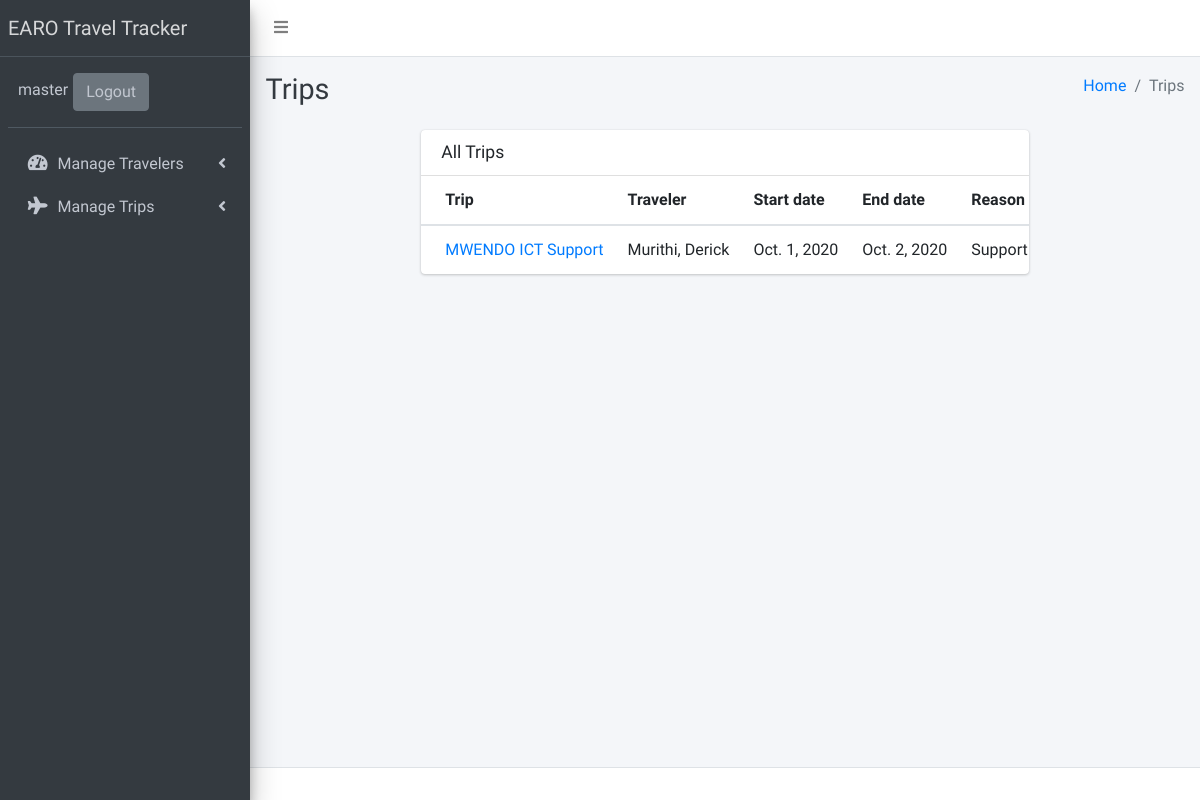
/trip/list-trips/ongoing (signed in), run on the app's committed database.
### trip/models.py (models this page shows, shortened)
class Trips(models.Model):
    TRAVEL_CATEGORIES = (
        ('Business', 'Business'),
        ('Home Leave', 'Home Leave'),
        ('R & R', 'R & R'),
        ('Personal', 'Personal'),
        ('Medical', 'Medical'),
        ('Compassionate', 'Compassionate'),
    )
    TRAVEL_TYPES = (
        ('Domestic', 'Domestic'),
        ('IntraContinental', 'IntraContinental'),
        ('International', 'International'),
    )
    TRAVEL_MODES = (
        ('Air', 'Air'),
        ('Land', 'Land'),
        ('Water', 'Water'),
    )
    trip_name = models.CharField(max_length=200, blank=False, null=False, db_index=True,
                                help_text="""In less than 200 characters give your trip a descriptive
                                title""")
    traveler = models.ForeignKey(TravelerDetails, on_delete=models.CASCADE, null=False, blank=False)
    type_of_travel = models.CharField(max_length=15, null=False, blank=False, choices=TRAVEL_TYPES)
    category_of_travel = models.CharField(max_length=15, null=False, blank=False,
                                            choices=TRAVEL_CATEGORIES)
    mode_of_travel = models.CharField(max_length=10, null=False, blank=False, choices=TRAVEL_MODES)
    reason_for_travel = models.CharField(max_length=1000, null=False, blank=False, help_text=
                                "Use less than 1000 characters to describe the reasons for travel")
    start_date = models.DateField(null=False, blank=False)
    end_date = models.DateField(null=False, blank=False)
    is_mission_critical = models.BooleanField(null=False, blank=False)
    is_travel_completed = models.BooleanField(null=False, blank=False, default=False)
    created_on = models.DateTimeField(auto_now=True, null=False)

### traveler/models.py (models this page shows, shortened)
class TravelerDetails(models.Model):
    TRAVEL_CATEGORIES = (
        ('Employee', 'Employee'),
        ('Dependant', 'Consultant'),
        ('Consultant', 'Consultant'),
        ('Partners', 'Partners'),
    )
    first_name = models.CharField(max_length=20, null=False, blank=False, db_index=True)
    last_name = models.CharField(max_length=20, null=False, blank=False)
    date_of_birth = models.DateField(null=False, blank=False)
    department = models.ForeignKey(DepartmentsModel, on_delete=models.PROTECT, null=False,
                                    blank=False)
    type_of_traveler = models.CharField(max_length=20, null=False, blank=False,
                                        choices=TRAVEL_CATEGORIES)
    nationality = models.CharField(max_length=30, null=False, blank=False)
    is_dependant_of = models.ForeignKey('self', on_delete=models.SET_NULL, blank=True,
                                        null=True, db_index=True, related_name="Guardian")
    country_of_duty = models.CharField(max_length=40, null=False, blank=False,
                                        verbose_name="Country of duty / residence")
    contact_telephone = models.CharField(max_length=20, null=False, blank=False)
    contact_email = models.CharField(max_length=70, null=False, blank=True)
    user_account = models.OneToOneField(settings.AUTH_USER_MODEL, on_delete= models.CASCADE,
                            blank=True, null=True)
    is_managed_by = models.ForeignKey('self', on_delete=models.SET_NULL, blank=True, null=True,
                                    db_index=True, verbose_name="Line Manager",related_name='Line_Manager')
    def __str__(self):
        return ", ".join([self.last_name, self.first_name])

### trip/views.py (the view)
# urls.py: path('list-trips/ongoing', TripListView.as_view(), name='u_list_ongoing_trips'),
class TripListView(LoginRequiredMixin, ListView):
    model = Trips
    context_object_name = 'trips'
    template_name = 'trip/list_trips.html'
    extra_context = {
        'page_title': 'Trips'
    }

### templates/trip/list_trips.html
{% extends "base.html" %}
{% block content %}
<div class="col-8">
    <div class="card">
      <div class="card-header">
        <h3 class="card-title">All Trips</h3>
      </div>
      <div class="card-body table-responsive p-0">
        <table class="table table-hover text-nowrap">
          <thead>
            <tr>
              <th>Trip</th>
              <th>Traveler</th>
              <th>Start date</th>
              <th>End date</th>
              <th>Reason for travel</th>
            </tr>
          </thead>
          <tbody>
            {% for trip in trips %}
            <tr>
                <td><a href="{% url 'u_trip_details' trip_id=trip.id %}">{{trip.trip_name}}</a></td>
                <td>{{trip.traveler}}</td>
                <td>{{trip.start_date}}</td>
                <td>{{trip.end_date}}</td>
                <td>{{trip.reason_for_travel}}</td>
            </tr>
            {% endfor %}
          </tbody>
        </table>
      </div>
    </div>
  </div>
  {% endblock content %}

### templates/base.html (shortened to what this page needs)
{% extends 'foundation.html' %}
{% block body %}
<body class="hold-transition sidebar-mini">
<div class="wrapper">
  <nav class="main-header navbar navbar-expand navbar-white navbar-light navbar-fixed">
    <ul class="navbar-nav">
      <li class="nav-item">
        <a class="nav-link" data-widget="pushmenu" href="#" role="button"><i class="fas fa-bars"></i></a>
      </li>
    </ul>
  </nav>
  <aside class="main-sidebar sidebar-dark-primary elevation-4">
    <a href="#" class="brand-link">
      <span class="brand-text font-weight-light">EARO Travel Tracker</span>
    </a>
    <div class="sidebar">
      <div class="user-panel mt-3 pb-3 mb-3 d-flex">
        <div class="info">
          <a href="#" class="d-block">{{request.user}}</a>
        </div>
        <div>
          <a class="btn btn-secondary" href="{% url 'logout' %}">Logout</a>
        </div>
      </div>
      <nav class="mt-2">
        <ul class="nav nav-pills nav-sidebar flex-column" data-widget="treeview" role="menu" data-accordion="false">
          <li class="nav-item">
            <a href="#" class="nav-link">
              <i class="nav-icon fas fa-tachometer-alt"></i>
              <p>
                Manage Travelers
                <i class="right fas fa-angle-left"></i>
              </p>
            </a>
          </li>
          <li class="nav-item">
            <a href="#" class="nav-link">
              <i class="nav-icon fas fa fa-plane"></i>
              <p>
                Manage Trips
                <i class="right fas fa-angle-left"></i>
              </p>
            </a>
          </li>
        </ul>
      </nav>
    </div>
  </aside>
  <div class="content-wrapper">
    <div class="content-header">
      <div class="container-fluid">
        <div class="row mb-2">
          <div class="col-sm-6">
            <h1 class="m-0 text-dark">{{page_title}}</h1>
          </div>
          <div class="col-sm-6">
            <ol class="breadcrumb float-sm-right">
              <li class="breadcrumb-item"><a href="#">Home</a></li>
              <li class="breadcrumb-item active">{{page_title}}</li>
            </ol>
          </div>
        </div>
      </div>
    </div>
    <div class="content">
      <div class="container-fluid">
        <div class="row  justify-content-center">
          {% block content %}
          {% endblock content %}
        </div>
      </div>
    </div>
  </div>
  <footer class="main-footer">
  </footer>
</div>
{% endblock body %}

### data on the page
Trips: trip_name "MWENDO ICT Support", traveler "Murithi, Derick", start_date "Oct. 1, 2020", end_date "Oct. 2, 2020", reason_for_travel "Support"

### other printed values
{{ request.user }} "master"
{{ page_title }} "Trips"
